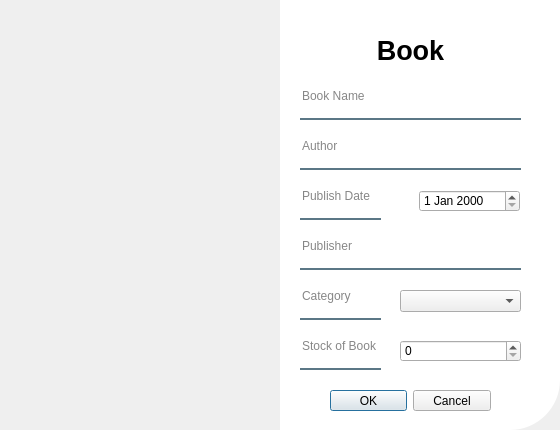
<?xml version="1.0" encoding="UTF-8"?>
<ui version="4.0">
 <class>Dialog</class>
 <widget class="QDialog" name="Dialog">
  <property name="geometry">
   <rect>
    <x>0</x>
    <y>0</y>
    <width>560</width>
    <height>430</height>
   </rect>
  </property>
  <property name="windowTitle">
   <string>Dialog</string>
  </property>
  <widget class="QLineEdit" name="lineEdit_4">
   <property name="geometry">
    <rect>
     <x>300</x>
     <y>280</y>
     <width>81</width>
     <height>40</height>
    </rect>
   </property>
   <property name="styleSheet">
    <string notr="true">background-color:rgba(0,0,0,0);
border:none;
border-bottom:2px solid rgba(46,82,101,200);
color:rgba(0,0,0,240);
padding-bottom:7px;</string>
   </property>
   <property name="text">
    <string/>
   </property>
   <property name="placeholderText">
    <string>Category</string>
   </property>
  </widget>
  <widget class="QLabel" name="label_7">
   <property name="geometry">
    <rect>
     <x>280</x>
     <y>0</y>
     <width>280</width>
     <height>430</height>
    </rect>
   </property>
   <property name="styleSheet">
    <string notr="true">background-color:rgba(255,255,255,255);
border-bottom-right-radius:50px;</string>
   </property>
   <property name="text">
    <string/>
   </property>
  </widget>
  <widget class="QFrame" name="frame">
   <property name="geometry">
    <rect>
     <x>0</x>
     <y>0</y>
     <width>280</width>
     <height>430</height>
    </rect>
   </property>
   <property name="styleSheet">
    <string notr="true">border-image : url(C:/Users/jdy08/Visual Studio Code/DataBaseLectureProject/uis/Library.jpg);
border-top-left-radius:50px;
</string>
   </property>
   <property name="frameShape">
    <enum>QFrame::StyledPanel</enum>
   </property>
   <property name="frameShadow">
    <enum>QFrame::Raised</enum>
   </property>
  </widget>
  <widget class="QLineEdit" name="lineEditWriter">
   <property name="geometry">
    <rect>
     <x>300</x>
     <y>130</y>
     <width>221</width>
     <height>40</height>
    </rect>
   </property>
   <property name="styleSheet">
    <string notr="true">background-color:rgba(0,0,0,0);
border:none;
border-bottom:2px solid rgba(46,82,101,200);
color:rgba(0,0,0,240);
padding-bottom:7px;</string>
   </property>
   <property name="text">
    <string/>
   </property>
   <property name="placeholderText">
    <string>Author</string>
   </property>
  </widget>
  <widget class="QLineEdit" name="lineEdit_5">
   <property name="geometry">
    <rect>
     <x>300</x>
     <y>180</y>
     <width>81</width>
     <height>40</height>
    </rect>
   </property>
   <property name="styleSheet">
    <string notr="true">background-color:rgba(0,0,0,0);
border:none;
border-bottom:2px solid rgba(46,82,101,200);
color:rgba(0,0,0,240);
padding-bottom:7px;</string>
   </property>
   <property name="text">
    <string/>
   </property>
   <property name="placeholderText">
    <string>Publish Date</string>
   </property>
  </widget>
  <widget class="QLabel" name="label_8">
   <property name="geometry">
    <rect>
     <x>340</x>
     <y>30</y>
     <width>141</width>
     <height>40</height>
    </rect>
   </property>
   <property name="font">
    <font>
     <pointsize>20</pointsize>
     <bold>true</bold>
    </font>
   </property>
   <property name="text">
    <string>Book</string>
   </property>
   <property name="alignment">
    <set>Qt::AlignCenter</set>
   </property>
  </widget>
  <widget class="QLineEdit" name="lineEditBookName">
   <property name="geometry">
    <rect>
     <x>300</x>
     <y>80</y>
     <width>221</width>
     <height>40</height>
    </rect>
   </property>
   <property name="styleSheet">
    <string notr="true">background-color:rgba(0,0,0,0);
border:none;
border-bottom:2px solid rgba(46,82,101,200);
color:rgba(0,0,0,240);
padding-bottom:7px;</string>
   </property>
   <property name="text">
    <string/>
   </property>
   <property name="placeholderText">
    <string>Book Name</string>
   </property>
  </widget>
  <widget class="QLineEdit" name="lineEdit_6">
   <property name="geometry">
    <rect>
     <x>300</x>
     <y>330</y>
     <width>81</width>
     <height>40</height>
    </rect>
   </property>
   <property name="styleSheet">
    <string notr="true">background-color:rgba(0,0,0,0);
border:none;
border-bottom:2px solid rgba(46,82,101,200);
color:rgba(0,0,0,240);
padding-bottom:7px;</string>
   </property>
   <property name="text">
    <string/>
   </property>
   <property name="placeholderText">
    <string>Stock of Book</string>
   </property>
  </widget>
  <widget class="QDialogButtonBox" name="buttonBoxAccept">
   <property name="geometry">
    <rect>
     <x>330</x>
     <y>390</y>
     <width>161</width>
     <height>21</height>
    </rect>
   </property>
   <property name="orientation">
    <enum>Qt::Horizontal</enum>
   </property>
   <property name="standardButtons">
    <set>QDialogButtonBox::Cancel|QDialogButtonBox::Ok</set>
   </property>
  </widget>
  <widget class="QLineEdit" name="lineEditPublisher">
   <property name="geometry">
    <rect>
     <x>300</x>
     <y>230</y>
     <width>221</width>
     <height>40</height>
    </rect>
   </property>
   <property name="styleSheet">
    <string notr="true">background-color:rgba(0,0,0,0);
border:none;
border-bottom:2px solid rgba(46,82,101,200);
color:rgba(0,0,0,240);
padding-bottom:7px;</string>
   </property>
   <property name="text">
    <string/>
   </property>
   <property name="placeholderText">
    <string>Publisher</string>
   </property>
  </widget>
  <widget class="QDateEdit" name="dateEditPubDate">
   <property name="geometry">
    <rect>
     <x>419</x>
     <y>190</y>
     <width>101</width>
     <height>22</height>
    </rect>
   </property>
  </widget>
  <widget class="QComboBox" name="comboBoxCategory">
   <property name="geometry">
    <rect>
     <x>400</x>
     <y>290</y>
     <width>121</width>
     <height>22</height>
    </rect>
   </property>
  </widget>
  <widget class="QSpinBox" name="spinBoxQuantity">
   <property name="geometry">
    <rect>
     <x>400</x>
     <y>340</y>
     <width>121</width>
     <height>22</height>
    </rect>
   </property>
  </widget>
  <zorder>label_7</zorder>
  <zorder>lineEdit_4</zorder>
  <zorder>frame</zorder>
  <zorder>lineEditWriter</zorder>
  <zorder>lineEdit_5</zorder>
  <zorder>label_8</zorder>
  <zorder>lineEditBookName</zorder>
  <zorder>lineEdit_6</zorder>
  <zorder>buttonBoxAccept</zorder>
  <zorder>lineEditPublisher</zorder>
  <zorder>dateEditPubDate</zorder>
  <zorder>comboBoxCategory</zorder>
  <zorder>spinBoxQuantity</zorder>
 </widget>
 <resources/>
 <connections/>
</ui>
